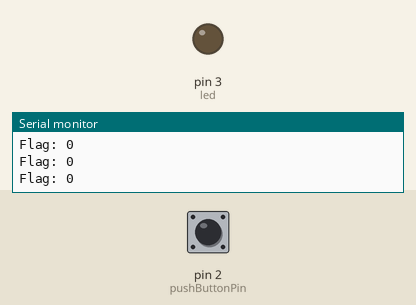
This sketch was run on a simulated Arduino Uno, built with avr-gcc and run on an emulated ATmega328P. Parts: output pins drawn as LEDs (lit = HIGH), the last lines printed to the serial monitor. Dashed ring = blinking. Inputs (shaded band) come from the test bench; at power-on: pin 2 (pushButtonPin) HIGH.

Above: at 1.2 s.
1.3 s: pin 2 (pushButtonPin) pulled LOW for 3.2 s
At 5.2 s:
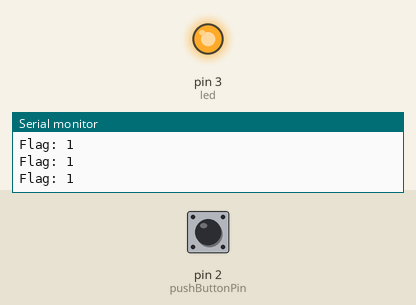
6.0 s: pin 2 (pushButtonPin) pulled LOW for 1 s
At 6.38 s:
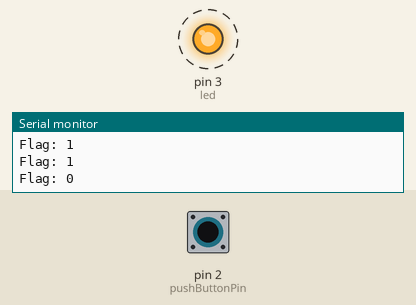
10.0 s: pin 2 (pushButtonPin) pulled LOW for 0.15 s
At 10.4 s:
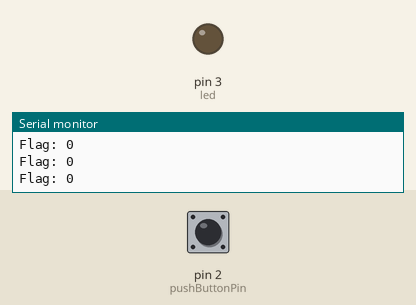
13.1 s: pin 2 (pushButtonPin) pulsed LOW 5 times (0.12 s each, 0.3 s apart)
At 14.9 s:
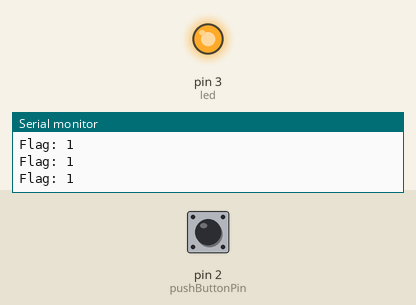
Timing chart, 0 to 16.4 s (numbered marks = the images above; inputs shaded):
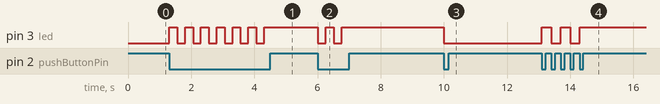

The sketch:

ToggleSwitch.ino
```cpp
byte pushButtonPin=2;
byte led=3;
int flag=0;

void setup() {
  Serial.begin(9600);
  pinMode(pushButtonPin, INPUT_PULLUP);
  pinMode(led, OUTPUT);
}

void loop(){
  bool push_button_pin_state = digitalRead(pushButtonPin);
  if(push_button_pin_state==0){
    if(flag==0){
      digitalWrite(led, HIGH);
      flag=1;
      delay(250);
    }else if(flag==1){
      digitalWrite(led, LOW);
      flag=0;
      delay(250);
    }
  }
  else{
    // Don't care!
  }
  Serial.print("Flag: ");
  Serial.println(flag);
}
```

Measured:
- after the input at 1.3 s, pin 3 (led): alternates HIGH for 0.25 s and LOW for 0.25 s, 13 changes in all, then stays HIGH, starting at once
- after the input at 6.0 s, pin 3 (led): alternates HIGH for 0.25 s and LOW for 0.25 s, 4 changes in all, then stays HIGH, starting at once
- after the input at 10.0 s, pin 3 (led): HIGH → LOW at once
- after the input at 13.1 s, pin 3 (led): alternates HIGH for 0.30 s and LOW for 0.30 s, 5 changes in all, then stays HIGH, starting at once
